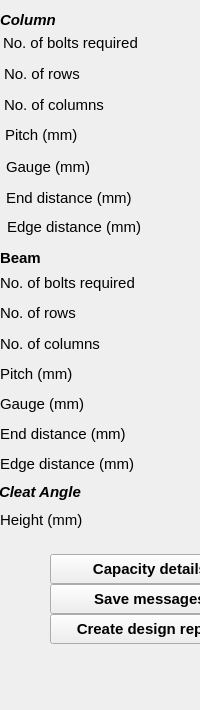
  <widget class="QDockWidget" name="outputDock">
   <property name="sizePolicy">
    <sizepolicy hsizetype="Preferred" vsizetype="Preferred">
     <horstretch>0</horstretch>
     <verstretch>0</verstretch>
    </sizepolicy>
   </property>
   <property name="minimumSize">
    <size>
     <width>125</width>
     <height>710</height>
    </size>
   </property>
   <property name="maximumSize">
    <size>
     <width>310</width>
     <height>710</height>
    </size>
   </property>
   <property name="font">
    <font>
     <pointsize>11</pointsize>
     <weight>75</weight>
     <bold>true</bold>
    </font>
   </property>
   <property name="windowTitle">
    <string>Output dock</string>
   </property>
   <attribute name="dockWidgetArea">
    <number>2</number>
   </attribute>
   <widget class="QWidget" name="dockWidgetContents_2">
    <widget class="QLineEdit" name="txtNoBolts">
     <property name="geometry">
      <rect>
       <x>200</x>
       <y>270</y>
       <width>100</width>
       <height>25</height>
      </rect>
     </property>
     <property name="font">
      <font>
       <weight>50</weight>
       <bold>false</bold>
      </font>
     </property>
     <property name="readOnly">
      <bool>true</bool>
     </property>
    </widget>
    <widget class="QLabel" name="noOfBoltsLbl">
     <property name="geometry">
      <rect>
       <x>0</x>
       <y>270</y>
       <width>191</width>
       <height>25</height>
      </rect>
     </property>
     <property name="font">
      <font>
       <pointsize>11</pointsize>
       <weight>50</weight>
       <bold>false</bold>
      </font>
     </property>
     <property name="text">
      <string>No. of bolts required</string>
     </property>
    </widget>
    <widget class="QLineEdit" name="txtBeamPitch">
     <property name="geometry">
      <rect>
       <x>200</x>
       <y>361</y>
       <width>100</width>
       <height>25</height>
      </rect>
     </property>
     <property name="font">
      <font>
       <weight>50</weight>
       <bold>false</bold>
      </font>
     </property>
     <property name="readOnly">
      <bool>true</bool>
     </property>
    </widget>
    <widget class="QLineEdit" name="txtBeamGuage">
     <property name="geometry">
      <rect>
       <x>200</x>
       <y>391</y>
       <width>100</width>
       <height>25</height>
      </rect>
     </property>
     <property name="font">
      <font>
       <weight>50</weight>
       <bold>false</bold>
      </font>
     </property>
     <property name="readOnly">
      <bool>true</bool>
     </property>
    </widget>
    <widget class="QLineEdit" name="txt_column">
     <property name="geometry">
      <rect>
       <x>200</x>
       <y>331</y>
       <width>100</width>
       <height>25</height>
      </rect>
     </property>
     <property name="font">
      <font>
       <weight>50</weight>
       <bold>false</bold>
      </font>
     </property>
     <property name="readOnly">
      <bool>true</bool>
     </property>
    </widget>
    <widget class="QLineEdit" name="txt_row">
     <property name="geometry">
      <rect>
       <x>200</x>
       <y>300</y>
       <width>100</width>
       <height>25</height>
      </rect>
     </property>
     <property name="font">
      <font>
       <weight>50</weight>
       <bold>false</bold>
      </font>
     </property>
     <property name="readOnly">
      <bool>true</bool>
     </property>
    </widget>
    <widget class="QLabel" name="beamGaugeLbl">
     <property name="geometry">
      <rect>
       <x>0</x>
       <y>391</y>
       <width>130</width>
       <height>25</height>
      </rect>
     </property>
     <property name="font">
      <font>
       <pointsize>11</pointsize>
       <weight>50</weight>
       <bold>false</bold>
      </font>
     </property>
     <property name="text">
      <string>Gauge (mm)</string>
     </property>
    </widget>
    <widget class="QLabel" name="endDistLbl">
     <property name="geometry">
      <rect>
       <x>0</x>
       <y>421</y>
       <width>179</width>
       <height>25</height>
      </rect>
     </property>
     <property name="font">
      <font>
       <pointsize>11</pointsize>
       <weight>50</weight>
       <bold>false</bold>
      </font>
     </property>
     <property name="text">
      <string>End distance (mm)</string>
     </property>
    </widget>
    <widget class="QLabel" name="no_col_lbl">
     <property name="geometry">
      <rect>
       <x>0</x>
       <y>331</y>
       <width>130</width>
       <height>25</height>
      </rect>
     </property>
     <property name="font">
      <font>
       <pointsize>11</pointsize>
       <weight>50</weight>
       <bold>false</bold>
      </font>
     </property>
     <property name="text">
      <string>No. of columns</string>
     </property>
    </widget>
    <widget class="QLabel" name="beamPitchLbl">
     <property name="geometry">
      <rect>
       <x>0</x>
       <y>361</y>
       <width>130</width>
       <height>25</height>
      </rect>
     </property>
     <property name="font">
      <font>
       <pointsize>11</pointsize>
       <weight>50</weight>
       <bold>false</bold>
      </font>
     </property>
     <property name="text">
      <string>Pitch (mm)</string>
     </property>
    </widget>
    <widget class="QLineEdit" name="txtEdgeDist">
     <property name="geometry">
      <rect>
       <x>200</x>
       <y>451</y>
       <width>100</width>
       <height>25</height>
      </rect>
     </property>
     <property name="font">
      <font>
       <weight>50</weight>
       <bold>false</bold>
      </font>
     </property>
     <property name="readOnly">
      <bool>true</bool>
     </property>
    </widget>
    <widget class="QLabel" name="no_row_lbl">
     <property name="geometry">
      <rect>
       <x>0</x>
       <y>300</y>
       <width>130</width>
       <height>25</height>
      </rect>
     </property>
     <property name="font">
      <font>
       <pointsize>11</pointsize>
       <weight>50</weight>
       <bold>false</bold>
      </font>
     </property>
     <property name="text">
      <string>No. of rows</string>
     </property>
    </widget>
    <widget class="QLabel" name="edgeDistLbl">
     <property name="geometry">
      <rect>
       <x>0</x>
       <y>451</y>
       <width>179</width>
       <height>25</height>
      </rect>
     </property>
     <property name="font">
      <font>
       <pointsize>11</pointsize>
       <weight>50</weight>
       <bold>false</bold>
      </font>
     </property>
     <property name="text">
      <string>Edge distance (mm)</string>
     </property>
    </widget>
    <widget class="QLineEdit" name="txtEndDist">
     <property name="geometry">
      <rect>
       <x>200</x>
       <y>421</y>
       <width>100</width>
       <height>25</height>
      </rect>
     </property>
     <property name="font">
      <font>
       <weight>50</weight>
       <bold>false</bold>
      </font>
     </property>
     <property name="readOnly">
      <bool>true</bool>
     </property>
    </widget>
    <widget class="QLabel" name="outputBoltLbl">
     <property name="geometry">
      <rect>
       <x>0</x>
       <y>248</y>
       <width>131</width>
       <height>20</height>
      </rect>
     </property>
     <property name="font">
      <font>
       <pointsize>11</pointsize>
       <weight>50</weight>
       <bold>false</bold>
      </font>
     </property>
     <property name="text">
      <string>&lt;html&gt;&lt;head/&gt;&lt;body&gt;&lt;p&gt;&lt;span style=&quot; font-weight:600;&quot;&gt;Beam&lt;/span&gt;&lt;/p&gt;&lt;/body&gt;&lt;/html&gt;</string>
     </property>
    </widget>
    <widget class="QLabel" name="outputCleatLbl">
     <property name="geometry">
      <rect>
       <x>-1</x>
       <y>480</y>
       <width>130</width>
       <height>25</height>
      </rect>
     </property>
     <property name="font">
      <font>
       <pointsize>11</pointsize>
      </font>
     </property>
     <property name="text">
      <string>&lt;html&gt;&lt;head/&gt;&lt;body&gt;&lt;p&gt;&lt;span style=&quot; font-style:italic;&quot;&gt;Cleat Angle&lt;/span&gt;&lt;/p&gt;&lt;/body&gt;&lt;/html&gt;</string>
     </property>
    </widget>
    <widget class="QPushButton" name="btn_SaveMessages">
     <property name="geometry">
      <rect>
       <x>50</x>
       <y>584</y>
       <width>200</width>
       <height>30</height>
      </rect>
     </property>
     <property name="text">
      <string>Save messages</string>
     </property>
    </widget>
    <widget class="QPushButton" name="btn_CreateDesign">
     <property name="geometry">
      <rect>
       <x>50</x>
       <y>614</y>
       <width>200</width>
       <height>30</height>
      </rect>
     </property>
     <property name="text">
      <string>Create design report</string>
     </property>
    </widget>
    <widget class="QLabel" name="cleatHeightLbl">
     <property name="geometry">
      <rect>
       <x>0</x>
       <y>509</y>
       <width>100</width>
       <height>22</height>
      </rect>
     </property>
     <property name="font">
      <font>
       <pointsize>11</pointsize>
       <weight>50</weight>
       <bold>false</bold>
      </font>
     </property>
     <property name="text">
      <string>Height (mm)</string>
     </property>
    </widget>
    <widget class="QLineEdit" name="outputCleatHeight">
     <property name="geometry">
      <rect>
       <x>204</x>
       <y>504</y>
       <width>100</width>
       <height>25</height>
      </rect>
     </property>
     <property name="font">
      <font>
       <weight>50</weight>
       <bold>false</bold>
      </font>
     </property>
    </widget>
    <widget class="QLabel" name="outputBoltLbl_3">
     <property name="geometry">
      <rect>
       <x>0</x>
       <y>10</y>
       <width>151</width>
       <height>20</height>
      </rect>
     </property>
     <property name="font">
      <font>
       <pointsize>11</pointsize>
       <weight>50</weight>
       <bold>false</bold>
      </font>
     </property>
     <property name="text">
      <string>&lt;html&gt;&lt;head/&gt;&lt;body&gt;&lt;p&gt;&lt;span style=&quot; font-weight:600; font-style:italic;&quot;&gt;Column &lt;/span&gt;&lt;/p&gt;&lt;/body&gt;&lt;/html&gt;</string>
     </property>
    </widget>
    <widget class="QLineEdit" name="txtNoBolts_c">
     <property name="geometry">
      <rect>
       <x>203</x>
       <y>30</y>
       <width>100</width>
       <height>25</height>
      </rect>
     </property>
     <property name="font">
      <font>
       <weight>50</weight>
       <bold>false</bold>
      </font>
     </property>
     <property name="readOnly">
      <bool>true</bool>
     </property>
    </widget>
    <widget class="QLabel" name="noOfBoltsLbl_c">
     <property name="geometry">
      <rect>
       <x>3</x>
       <y>30</y>
       <width>191</width>
       <height>25</height>
      </rect>
     </property>
     <property name="font">
      <font>
       <pointsize>11</pointsize>
       <weight>50</weight>
       <bold>false</bold>
      </font>
     </property>
     <property name="text">
      <string>No. of bolts required</string>
     </property>
    </widget>
    <widget class="QLineEdit" name="txt_row_c">
     <property name="geometry">
      <rect>
       <x>204</x>
       <y>61</y>
       <width>100</width>
       <height>25</height>
      </rect>
     </property>
     <property name="font">
      <font>
       <weight>50</weight>
       <bold>false</bold>
      </font>
     </property>
     <property name="readOnly">
      <bool>true</bool>
     </property>
    </widget>
    <widget class="QLabel" name="no_row_lbl_4">
     <property name="geometry">
      <rect>
       <x>4</x>
       <y>61</y>
       <width>130</width>
       <height>25</height>
      </rect>
     </property>
     <property name="font">
      <font>
       <pointsize>11</pointsize>
       <weight>50</weight>
       <bold>false</bold>
      </font>
     </property>
     <property name="text">
      <string>No. of rows</string>
     </property>
    </widget>
    <widget class="QLabel" name="no_col_lbl_5">
     <property name="geometry">
      <rect>
       <x>4</x>
       <y>92</y>
       <width>130</width>
       <height>25</height>
      </rect>
     </property>
     <property name="font">
      <font>
       <pointsize>11</pointsize>
       <weight>50</weight>
       <bold>false</bold>
      </font>
     </property>
     <property name="text">
      <string>No. of columns</string>
     </property>
    </widget>
    <widget class="QLineEdit" name="txt_column_c">
     <property name="geometry">
      <rect>
       <x>204</x>
       <y>92</y>
       <width>100</width>
       <height>25</height>
      </rect>
     </property>
     <property name="font">
      <font>
       <weight>50</weight>
       <bold>false</bold>
      </font>
     </property>
     <property name="readOnly">
      <bool>true</bool>
     </property>
    </widget>
    <widget class="QLabel" name="beamPitchLbl_7">
     <property name="geometry">
      <rect>
       <x>5</x>
       <y>122</y>
       <width>130</width>
       <height>25</height>
      </rect>
     </property>
     <property name="font">
      <font>
       <pointsize>11</pointsize>
       <weight>50</weight>
       <bold>false</bold>
      </font>
     </property>
     <property name="text">
      <string>Pitch (mm)</string>
     </property>
    </widget>
    <widget class="QLineEdit" name="txtBeamPitch_c">
     <property name="geometry">
      <rect>
       <x>205</x>
       <y>122</y>
       <width>100</width>
       <height>25</height>
      </rect>
     </property>
     <property name="font">
      <font>
       <weight>50</weight>
       <bold>false</bold>
      </font>
     </property>
     <property name="readOnly">
      <bool>true</bool>
     </property>
    </widget>
    <widget class="QLabel" name="beamGaugeLbl_7">
     <property name="geometry">
      <rect>
       <x>6</x>
       <y>154</y>
       <width>130</width>
       <height>25</height>
      </rect>
     </property>
     <property name="font">
      <font>
       <pointsize>11</pointsize>
       <weight>50</weight>
       <bold>false</bold>
      </font>
     </property>
     <property name="text">
      <string>Gauge (mm)</string>
     </property>
    </widget>
    <widget class="QLineEdit" name="txtBeamGuage_c">
     <property name="geometry">
      <rect>
       <x>206</x>
       <y>154</y>
       <width>100</width>
       <height>25</height>
      </rect>
     </property>
     <property name="font">
      <font>
       <weight>50</weight>
       <bold>false</bold>
      </font>
     </property>
     <property name="readOnly">
      <bool>true</bool>
     </property>
    </widget>
    <widget class="QLabel" name="endDistLbl_8">
     <property name="geometry">
      <rect>
       <x>6</x>
       <y>185</y>
       <width>179</width>
       <height>25</height>
      </rect>
     </property>
     <property name="font">
      <font>
       <pointsize>11</pointsize>
       <weight>50</weight>
       <bold>false</bold>
      </font>
     </property>
     <property name="text">
      <string>End distance (mm)</string>
     </property>
    </widget>
    <widget class="QLineEdit" name="txtEndDist_c">
     <property name="geometry">
      <rect>
       <x>206</x>
       <y>185</y>
       <width>100</width>
       <height>25</height>
      </rect>
     </property>
     <property name="font">
      <font>
       <weight>50</weight>
       <bold>false</bold>
      </font>
     </property>
     <property name="readOnly">
      <bool>true</bool>
     </property>
    </widget>
    <widget class="QLabel" name="edgeDistLbl_">
     <property name="geometry">
      <rect>
       <x>7</x>
       <y>214</y>
       <width>179</width>
       <height>25</height>
      </rect>
     </property>
     <property name="font">
      <font>
       <pointsize>11</pointsize>
       <weight>50</weight>
       <bold>false</bold>
      </font>
     </property>
     <property name="text">
      <string>Edge distance (mm)</string>
     </property>
    </widget>
    <widget class="QLineEdit" name="txtEdgeDist_c">
     <property name="geometry">
      <rect>
       <x>207</x>
       <y>214</y>
       <width>100</width>
       <height>25</height>
      </rect>
     </property>
     <property name="font">
      <font>
       <weight>50</weight>
       <bold>false</bold>
      </font>
     </property>
     <property name="readOnly">
      <bool>true</bool>
     </property>
    </widget>
    <widget class="QPushButton" name="btn_capacity">
     <property name="geometry">
      <rect>
       <x>50</x>
       <y>554</y>
       <width>200</width>
       <height>30</height>
      </rect>
     </property>
     <property name="text">
      <string>Capacity details</string>
     </property>
    </widget>
   </widget>
  </widget>
